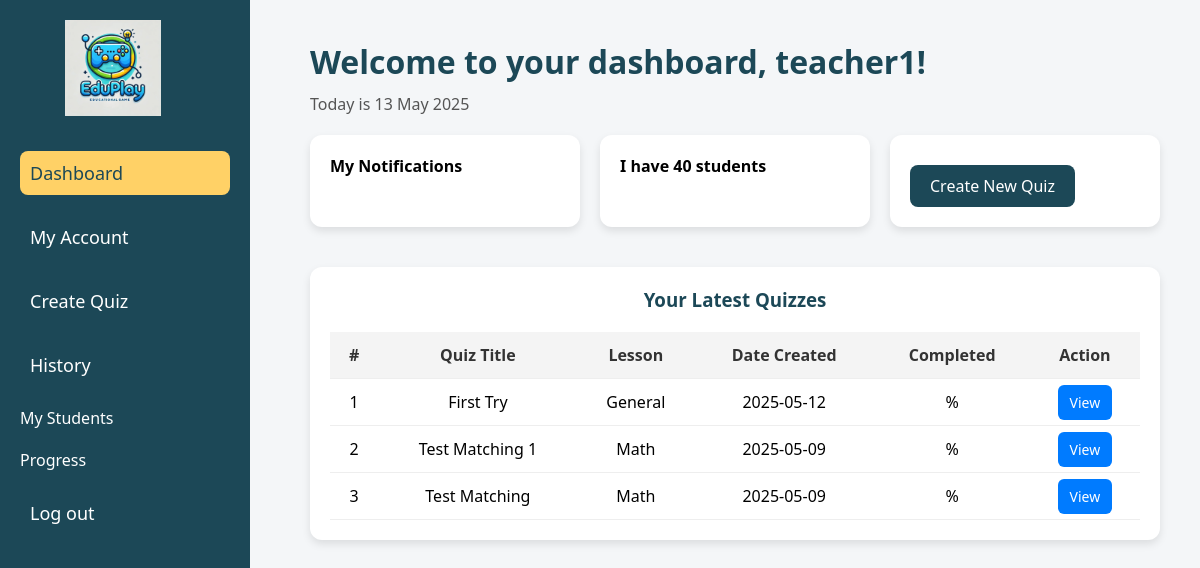
/teacher/dashboard (signed in), run on the app's committed database.
### tables this page shows
CREATE TABLE users (
        id INTEGER PRIMARY KEY AUTOINCREMENT, 
        username TEXT UNIQUE NOT NULL, 
        email TEXT UNIQUE NOT NULL, 
        password TEXT NOT NULL, 
        role TEXT CHECK(role IN ('student', 'teacher')) NOT NULL, 
        created_at TIMESTAMP DEFAULT CURRENT_TIMESTAMP
        , photo_profile TEXT DEFAULT 'default_avatar.jpg');

CREATE TABLE quiz (
        id INTEGER PRIMARY KEY AUTOINCREMENT, 
        title TEXT NOT NULL, 
        lesson TEXT,  
        created_by TEXT NOT NULL, 
        created_at TIMESTAMP DEFAULT CURRENT_TIMESTAMP
        );

### app.py (the view)
@app.route("/teacher/dashboard")
def teacher_dashboard():
    if "user" not in session or session["role"] != "teacher":
        return redirect(url_for("no_access"))
    teacher = database.getTeacherInfo(session["user"])
    latest_quizzes = database.getLatestQuizzesByTeacher(teacher.getTid())
    if not latest_quizzes:
        error_msg = f"No quiz found created by teacher {session['user']}."
        latest_quizzes = []
    else:
        for quiz in latest_quizzes:
            quiz["created_at"] = quiz["created_at"].split(" ")[0]
        error_msg = None
    return render_template(
        "teacher_dashboard.html",
        user=session["user"],
        role=session["role"],
        quizzes=latest_quizzes,
        error_msg=error_msg,
        current_date=datetime.now().strftime("%d %B %Y"),  # Προσθήκη ημερομηνίας
        total_students=40,  # ή ό,τι σωστά φέρνεις από τη βάση σου
    )

### database.py (called while the page is built)
def getTeacherInfo(username):
    connection = getConnection()
    cursor = connection.cursor()
    cursor.execute(
        "SELECT teachers.tid, users.username, users.email, users.password FROM users JOIN teachers on users.id = teachers.user_id WHERE users.username = ?",
        (username,),
    )
    teacher_data = cursor.fetchone()
    connection.close()
    if teacher_data:
        return Teacher(*teacher_data)
    return None

def getLatestQuizzesByTeacher(tid):
    connection = getConnection()
    connection.row_factory = sqlite3.Row
    cursor = connection.cursor()
    cursor.execute(
        """
        SELECT quiz.id, quiz.title, quiz.lesson, quiz.created_at, COUNT(questions.id) as numOfQuestions
        FROM quiz
        LEFT JOIN questions ON quiz.id = questions.quiz_id
        WHERE quiz.created_by = ?
        GROUP BY quiz.id
        ORDER BY quiz.created_at DESC
        LIMIT 3
        """,
        (tid,),
    )
    quizzes = cursor.fetchall()
    connection.close()
    return [dict(quiz) for quiz in quizzes]

### sqlFunctions.py (called while the page is built)
def getConnection():
    connection = sqlite3.connect("eduplay.db")
    connection.execute("PRAGMA foreign_keys = ON;")
    return connection

### users.py (called while the page is built)
    def getTid(self):
        return self.tid

### templates/teacher_dashboard.html (shortened to what this page needs)
<!DOCTYPE html>
<html lang="en">
<head>
    <link rel="stylesheet" href="{{ url_for('static', filename='css/teacher_dashboard.css') }}">
</head>
<body>
    <div class="sidebar">
        <div class="sidebar-header">
            <a href="{{ url_for('home') }}" class="logo-link">
                <img src="{{ url_for('static', filename='images/logo.webp') }}" class="logo" alt="EduPlay Logo">
            </a>
        </div>
        <ul>
            <li><a href="{{ url_for('dashboard') }}">Dashboard</a></li>
            <li><a href="{{ url_for('myAccount') }}">My Account</a></li>
            <li><a href="{{ url_for('create_quiz') }}">Create Quiz</a></li>
            <li><a href="{{ url_for('history') }}">History</a></li>
            <li>My Students</li>
            <li>Progress</li>
            <li><a href="{{ url_for('logout') }}">Log out</a></li>
        </ul>
    </div>
    <div class="content">
        <div class="welcome">
            <h1>Welcome to your dashboard, {{ user }}!</h1>
            <p>Today is {{ current_date }}</p>
        </div>
        <div class="cards">
            <div class="notifications">
                <h4>My Notifications</h4>
            </div>
            <div class="my-students">
                <h4>I have {{ total_students }} students</h4>
            </div>
            <div class="create-quiz">
                <a href="{{ url_for('create_quiz') }}">Create New Quiz</a>
            </div>
        </div>
        <div class="latest-quiz-container">
            {% if quizzes %}
            <h3>Your Latest Quizzes</h3>
            <table class="quiz-table">
                <thead>
                    <tr>
                        <th>#</th>
                        <th>Quiz Title</th>
                        <th>Lesson</th>
                        <th>Date Created</th>
                        <th>Completed</th>
                        <th>Action</th>
                    </tr>
                </thead>
                <tbody>
                    {% for quiz in quizzes %}
                    <tr>
                        <td>{{ loop.index }}</td>
                        <td>{{ quiz.title }}</td>
                        <td>{{ quiz.lesson }}</td>
                        <td>{{ quiz.created_at }}</td>
                        <td>{{ quiz.completed_percentage }}%</td>
                        <td>
                            <a href="{{ url_for('view_quiz', quiz_id=quiz.id) }}" class="view-btn">View</a>
                        </td>
                    </tr>
                    {% endfor %}
                </tbody>
            </table>
            {% else %}
            <div class="no-quizzes">
                <p>You haven't created any quizzes yet. Click below to create your first one:</p>
                <a href="{{ url_for('create_quiz') }}" class="create-quiz-btn">Create New Quiz</a>
            </div>
            {% endif %}
        </div>
    </div>
</body>
</html>

### static/css/teacher_dashboard.css (style rules this page uses)
* { box-sizing: border-box; margin: 0; padding: 0; font-family: 'Segoe UI', sans-serif; }
body { background-color: #f4f6f8; display: flex; }
.sidebar { width: 250px; height: 100vh; background-color: #1c4857; padding: 20px; position: fixed; top: 0; left: 0; color: white; }
.sidebar-header { display: flex; justify-content: center; align-items: center; margin-bottom: 30px; }
.logo-link { display: block; }
.logo { width: 120px; max-width: 80%; height: auto; object-fit: contain; transition: transform 0.3s ease; }
.sidebar ul { list-style: none; padding: 0; margin-top: 30px; }
.sidebar ul li { margin: 20px 0; }
.sidebar ul li a { text-decoration: none; color: white; font-size: 18px; padding: 10px; display: block; border-radius: 8px; transition: background 0.3s, color 0.3s; }
.sidebar ul li a:hover, .sidebar ul li a.active { background-color: #ffd166; color: #1c4857; }
.content { margin-left: 270px; padding: 40px; width: calc(100% - 270px); }
.welcome h1 { font-size: 32px; color: #1c4857; margin-bottom: 10px; }
.welcome p { color: #555; margin-bottom: 20px; }
.cards { display: flex; gap: 20px; margin-bottom: 40px; flex-wrap: wrap; }
.notifications, .my-students, .create-quiz { background: white; padding: 20px; border-radius: 12px; box-shadow: 0 4px 8px rgba(0,0,0,0.1); flex: 1; min-width: 250px; }
.latest-quiz-container { background: white; padding: 20px; border-radius: 12px; box-shadow: 0 4px 8px rgba(0,0,0,0.1); }
.latest-quiz-container h3 { text-align: center; margin-bottom: 20px; color: #1c4857; }
.quiz-table { width: 100%; border-collapse: collapse; margin-top: 20px; }
.quiz-table th, .quiz-table td { padding: 12px; text-align: center; border-bottom: 1px solid #eee; }
.quiz-table th { background-color: #f4f4f4; color: #333; }
.view-btn { background-color: #007bff; color: white; padding: 8px 12px; border-radius: 6px; text-decoration: none; font-size: 14px; transition: background 0.3s; }
.create-quiz a, .no-quizzes a { margin-top: 10px; display: inline-block; padding: 10px 20px; background: #1c4857; color: white; border-radius: 8px; text-decoration: none; transition: background 0.3s; }

### data on the page
users: username "teacher1"
quiz: title "First Try", lesson "General", created_at "2025-05-12"
quiz: title "Test Matching 1", lesson "Math", created_at "2025-05-09"
quiz: title "Test Matching", lesson "Math", created_at "2025-05-09"

### other printed values
{{ total_students }} "40"
